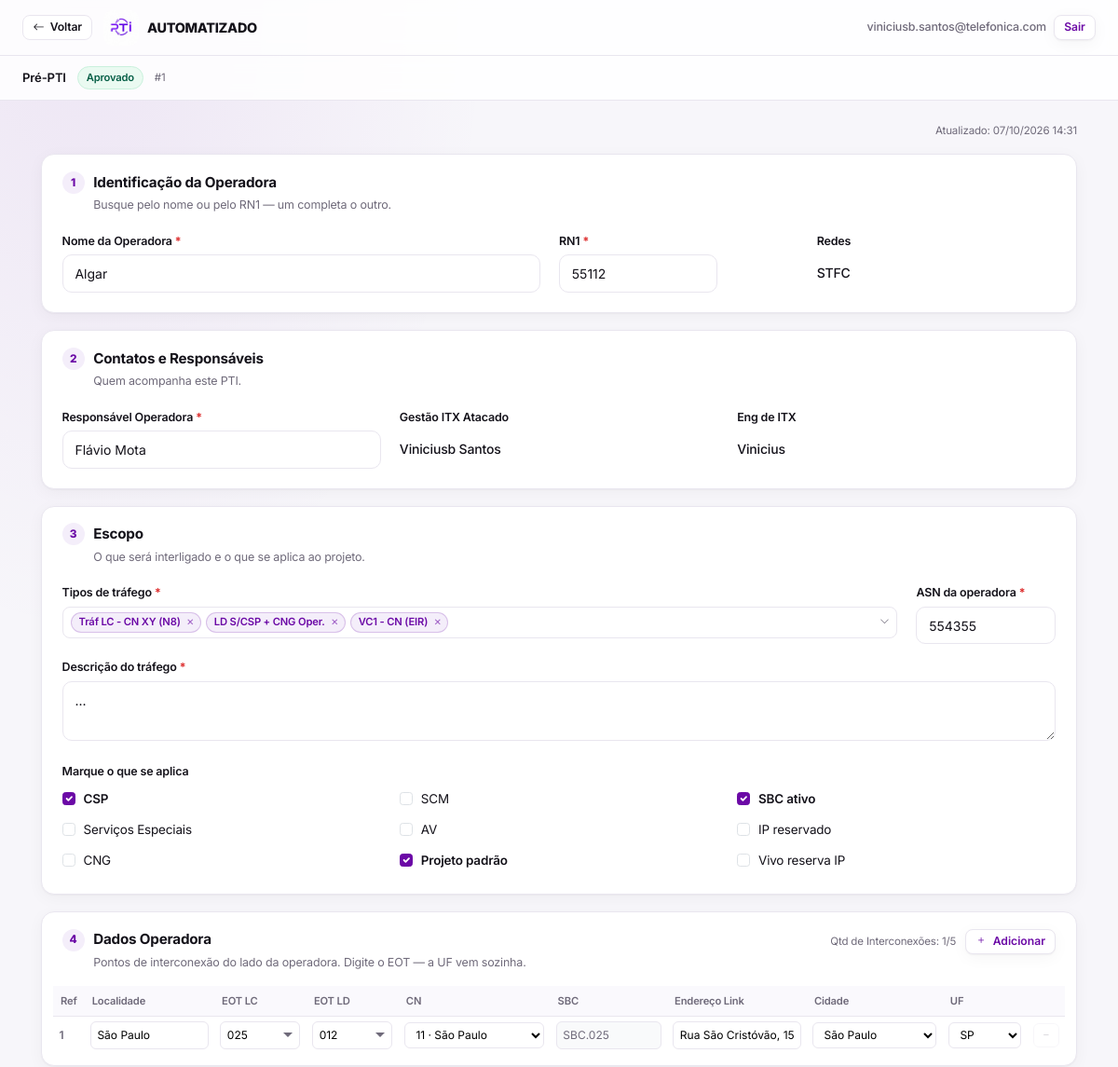
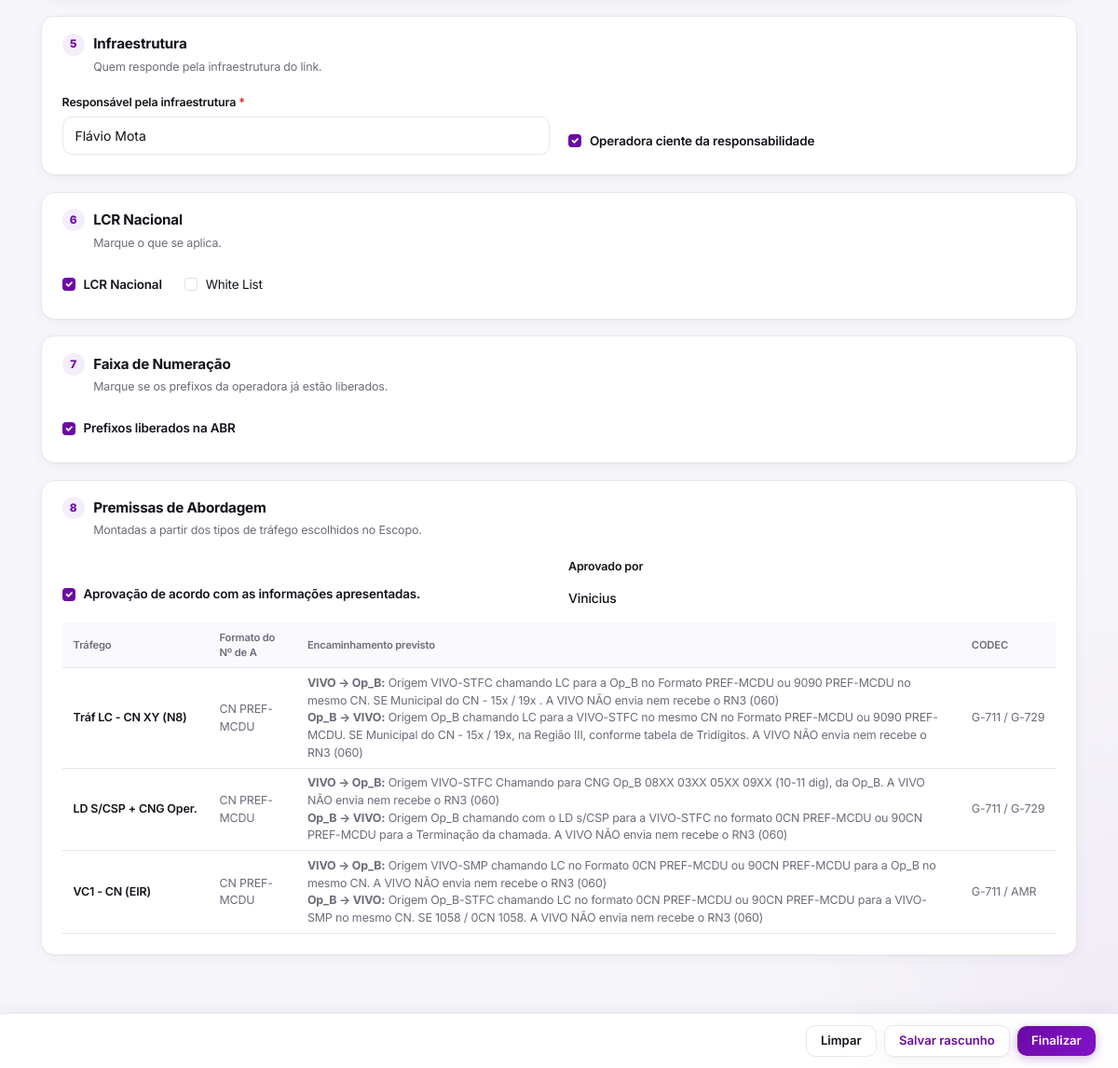
Page /atacado_formularios/1 (signed in) on the committed database (2 pictures, top to bottom).
### tables this page shows
CREATE TABLE atacado_forms (
        id INTEGER PRIMARY KEY AUTOINCREMENT,
        owner_id INTEGER NOT NULL,
        status TEXT DEFAULT 'rascunho',
        nome_operadora TEXT, rn1 TEXT,
        csp INTEGER DEFAULT 0, servicos_especiais INTEGER DEFAULT 0,
        cng INTEGER DEFAULT 0, atendimento TEXT, redes TEXT,
        qual TEXT, tmr TEXT,
        responsavel_operadora TEXT, responsavel_vivo TEXT,
        sbc_ativo INTEGER DEFAULT 0, ip_reservado INTEGER DEFAULT 0,
        vivo_reserva INTEGER DEFAULT 0, asn TEXT,
        escopo_text TEXT, escopo_flags_json TEXT, dados_vivo_json TEXT,
        dados_operadora_json TEXT,
        operadora_ciente INTEGER DEFAULT 0, responsavel_infra TEXT,
        lcr_nacional INTEGER DEFAULT 0, white_list INTEGER DEFAULT 0,
        prefixos_liberados_abr INTEGER DEFAULT 0,
        premissas_ok INTEGER DEFAULT 0, aprovado_por TEXT,
        engenharia_params_json TEXT,
        responsavel_atacado TEXT, responsavel_engenharia TEXT,
        created_at TIMESTAMP DEFAULT CURRENT_TIMESTAMP,
        updated_at TIMESTAMP DEFAULT CURRENT_TIMESTAMP, version INTEGER NOT NULL DEFAULT 1, parent_id INTEGER DEFAULT NULL, scm INTEGER DEFAULT 0, av INTEGER DEFAULT 0, trafego_metricas_json TEXT, operadora_params_json TEXT, operadora_params_em TEXT, projeto_padrao INTEGER DEFAULT 0,
        FOREIGN KEY(owner_id) REFERENCES users(id)
    );

### routes/atacado.py (the view)
@bp.get("/<int:form_id>")
@login_required
@role_required("atacado")
def form_edit(form_id: int):
    form = _get_own_form(get_db(), form_id)
    return render_template("formulario_atacado.html", form=form)

### templates/formulario_atacado.html (shortened to what this page needs)
{% extends "base.html" %}
{% set engineer_mode = (session.get('role') == 'engenharia') %}
{% set is_edit = form is not none %}
{% set st = ((form.status if form else 'rascunho') or 'rascunho')|lower %}
{% block content %}
{% set plain_bg = true %}
{% set ns = namespace(n=0) %}
{% macro sec_head(n, title, desc='') %}
  <div>
    <h2 class="sec-title"><span class="sec-num">{{ n }}</span>{{ title }}</h2>
    {% if desc %}<p class="sec-desc">{{ desc }}</p>{% endif %}
  </div>
{% endmacro %}
<div class="form-nav">
  <div style="display:flex;align-items:center;gap:.75rem">
    <span style="font-size:.82rem;font-weight:600">Pré-PTI</span>
    {% if is_edit %}
      <span class="badge-s {% if st=='aprovado' %}done{% elif st=='em revisão' %}review{% elif st=='enviado' %}sent{% else %}draft{% endif %}">{{ st|capitalize }}</span>
      <span style="font-size:.72rem;color:var(--sub)">#{{ form.id }}</span>
    {% endif %}
  </div>
</div>
<div class="form-main">
  <form
    id="formTecnico" method="post"
    action="{% if form and not engineer_mode %}{{ url_for('atacado.form_update', form_id=form.id) }}{% elif form and engineer_mode %}{{ url_for('engenharia.form_view', form_id=form.id) }}{% else %}{{ url_for('atacado.form_create') }}{% endif %}"
    novalidate
    data-form-id="{{ form.id if form else 'new' }}"
    data-vivo-json="{{ form.dados_vivo_json if form else '[]' }}"
    data-operadora-json="{{ form.dados_operadora_json if form else '[]' }}"
    data-engenharia-json="{{ form.engenharia_params_json if form else '{}' }}"
    data-escopo-flags="{{ (form.escopo_flags_json if form and form.escopo_flags_json else '[]') }}"
    class="{{ 'ro' if engineer_mode else '' }}"
  >
    {% if is_edit %}
    <p style="font-size:.72rem;color:var(--sub);margin:0 0 1rem;text-align:right">
      Atualizado: {{ (form.updated_at or form.created_at or '')|date_br }}
    </p>
    {% endif %}
    <div class="sec">
      <div class="sec-header">{% set ns.n = ns.n + 1 %}{{ sec_head(ns.n, 'Identificação da Operadora', 'Busque pelo nome ou pelo RN1 — um completa o outro.') }}</div>
      <div class="sec-body">
        <div class="field-grid col-id">
          <div class="cbx">
            <label class="v-label req" for="nome_operadora">Nome da Operadora</label>
            <input class="v-input" type="text" id="nome_operadora" name="nome_operadora"
                   value="{{ form.nome_operadora if form else '' }}" required
                   autocomplete="off" spellcheck="false">
          </div>
          <div class="cbx">
            <label class="v-label req" for="rn1">RN1</label>
            <input class="v-input w-compact" type="text" id="rn1" name="rn1"
                   value="{{ form.rn1 if form else '' }}" required
                   inputmode="numeric" maxlength="5" pattern="\d{1,5}"
                   autocomplete="off" spellcheck="false">
          </div>
            {% set atend = (form.atendimento if form else '') %}
          <div>
            <span class="v-label">Redes</span>
            <div class="ro-value" id="redesTxt">
            </div>
          </div>
        </div>
      </div>
    </div>
    <div class="sec">
      <div class="sec-header">{% set ns.n = ns.n + 1 %}{{ sec_head(ns.n, 'Contatos e Responsáveis', 'Quem acompanha este PTI.') }}</div>
      <div class="sec-body">
        <div class="field-grid col3">
          <div>
            <label class="v-label req" for="responsavel_operadora">Responsável Operadora</label>
            <input class="v-input" type="text" id="responsavel_operadora" name="responsavel_operadora"
                   value="{{ form.responsavel_operadora if form else '' }}" required>
          </div>
          {% set gestao = form.responsavel_atacado if form and form.responsavel_atacado else CURRENT_USER_NAME %}
          <div>
            <span class="v-label">Gestão ITX Atacado</span>
            <div class="ro-value">{{ gestao }}</div>
          </div>
          <div>
            <span class="v-label">Eng de ITX</span>
            <div class="ro-value">{{ ENG_ITX_NAME }}</div>
          </div>
        </div>
      </div>
    </div>
    <div class="sec">
      <div class="sec-header">{% set ns.n = ns.n + 1 %}{{ sec_head(ns.n, 'Escopo', 'O que será interligado e o que se aplica ao projeto.') }}</div>
      <div class="sec-body">
        <div class="esc-top">
          <div>
            <label class="v-label req" for="trafegoControl">Tipos de tráfego</label>
            <div class="ms" id="trafegoMulti">
              <div class="ms-control" id="trafegoControl" tabindex="0" role="button"
                   aria-haspopup="listbox" aria-expanded="false">
                <span class="ms-caret"><i class="bi bi-chevron-down"></i></span>
              </div>
            </div>
          </div>
          <div>
            <label class="v-label req" for="asn">ASN da operadora</label>
            <input class="v-input" type="text" id="asn" name="asn"
                   value="{{ form.asn if form else '' }}" required
                   inputmode="numeric" minlength="5" maxlength="6" pattern="\d{5,6}">
          </div>
        </div>
        <div style="margin-top:1rem">
          <label class="v-label req" for="escopo_texto">Descrição do tráfego</label>
          <textarea class="v-input" id="escopo_texto" name="escopo_text" rows="2" required
                    style="min-height:64px">{{ form.escopo_text if form else '' }}</textarea>
        </div>
        <div class="esc-checks">
          <span class="v-label">Marque o que se aplica</span>
          <div class="check-grid">
            <label class="chip-label" for="csp">
              <input type="checkbox" id="csp" name="csp" class="form-check-input" {% if form and form.csp %}checked{% endif %}> CSP
            </label>
            <label class="chip-label" for="servicos_especiais">
              <input type="checkbox" id="servicos_especiais" name="servicos_especiais" class="form-check-input" {% if form and form.servicos_especiais %}checked{% endif %}> Serviços Especiais
            </label>
            <label class="chip-label" for="cng">
              <input type="checkbox" id="cng" name="cng" class="form-check-input" {% if form and form.cng %}checked{% endif %}> CNG
            </label>
            <label class="chip-label" id="lbl_scm" for="scm">
              <input type="checkbox" id="scm" name="scm" class="form-check-input sip-flag" {% if form and form.scm %}checked{% endif %}> SCM
            </label>
            <label class="chip-label" id="lbl_av" for="av">
              <input type="checkbox" id="av" name="av" class="form-check-input sip-flag" {% if form and form.av %}checked{% endif %}> AV
            </label>
            <label class="chip-label" for="projeto_padrao">
              <input type="checkbox" id="projeto_padrao" name="projeto_padrao" class="form-check-input" {% if form and form.projeto_padrao %}checked{% endif %}> Projeto padrão
            </label>
            <label class="chip-label" for="sbc_ativo">
              <input type="checkbox" id="sbc_ativo" name="sbc_ativo" class="form-check-input" {% if form and form.sbc_ativo %}checked{% endif %}> SBC ativo
            </label>
            <label class="chip-label" for="ip_reservado">
              <input type="checkbox" id="ip_reservado" name="ip_reservado" class="form-check-input" {% if form and form.ip_reservado %}checked{% endif %}> IP reservado
            </label>
            <label class="chip-label" for="vivo_reserva">
              <input type="checkbox" id="vivo_reserva" name="vivo_reserva" class="form-check-input" {% if form and form.vivo_reserva %}checked{% endif %}> Vivo reserva IP
            </label>
          </div>
        </div>
      </div>
    </div>
    <div class="sec">
      <div class="sec-header">
        {% set ns.n = ns.n + 1 %}{{ sec_head(ns.n, 'Dados Operadora', 'Pontos de interconexão do lado da operadora. Digite o EOT — a UF vem sozinha.' if not engineer_mode else 'Pontos de interconexão do lado da operadora. Preencha a Mask de cada linha.') }}
        {% if not engineer_mode %}
        <div class="sec-actions">
          <span class="cap-badge">Qtd de Interconexões: <span id="opCount">0</span>/{{ MAX_TABLE_ROWS }}</span>
          <button type="button" class="btn-o btn-sm" id="addRowOperadora" title="Adicionar interconexão"><i class="bi bi-plus"></i> Adicionar</button>
        </div>
        {% endif %}
      </div>
      <div class="sec-body" style="padding:.75rem">
        <div class="data-sec">
          <table id="tableOperadora">
            <thead><tr>
              <th>Ref</th><th>Localidade</th><th>EOT LC</th><th>EOT LD</th>
              <th>CN</th><th>SBC</th><th class="fx-col">Faixa IP</th><th class="mask-col">Mask</th><th class="idop-col">ID OPERADORA</th>
              <th>Endereço Link</th><th>Cidade</th><th>UF</th><th class="hide-col">Lat.</th><th class="hide-col">Long.</th>
              {% if not engineer_mode %}<th></th>{% endif %}
            </tr></thead>
            <tbody></tbody>
          </table>
        </div>
      </div>
    </div>
    <div class="sec">
      <div class="sec-header">{% set ns.n = ns.n + 1 %}{{ sec_head(ns.n, 'Infraestrutura', 'Quem responde pela infraestrutura do link.') }}</div>
      <div class="sec-body">
        <div class="field-grid col2">
          <div>
            <label class="v-label req" for="responsavel_infra">Responsável pela infraestrutura</label>
            <input class="v-input" type="text" id="responsavel_infra" name="responsavel_infra"
                   value="{{ form.responsavel_infra if form else '' }}" required>
          </div>
          <div style="align-self:end">
            <label class="chip-label" for="operadora_ciente">
              <input type="checkbox" id="operadora_ciente" name="operadora_ciente" class="form-check-input"
                     {% if form and form.operadora_ciente %}checked{% endif %}>
              Operadora ciente da responsabilidade
            </label>
          </div>
        </div>
      </div>
    </div>
    <div class="sec">
      <div class="sec-header">{% set ns.n = ns.n + 1 %}{{ sec_head(ns.n, 'LCR Nacional', 'Marque o que se aplica.') }}</div>
      <div class="sec-body">
        <div class="chips-row">
          <label class="chip-label" for="lcr_nacional">
            <input type="checkbox" id="lcr_nacional" name="lcr_nacional" class="form-check-input"
                   {% if form and form.lcr_nacional %}checked{% endif %}> LCR Nacional
          </label>
          <label class="chip-label" for="white_list">
            <input type="checkbox" id="white_list" name="white_list" class="form-check-input"
                   {% if form and form.white_list %}checked{% endif %}> White List
          </label>
        </div>
      </div>
    </div>
    <div class="sec">
      <div class="sec-header">{% set ns.n = ns.n + 1 %}{{ sec_head(ns.n, 'Faixa de Numeração', 'Marque se os prefixos da operadora já estão liberados.') }}</div>
      <div class="sec-body">
        <label class="chip-label" for="prefixos_liberados_abr">
          <input type="checkbox" id="prefixos_liberados_abr" name="prefixos_liberados_abr" class="form-check-input"
                 {% if form and form.prefixos_liberados_abr %}checked{% endif %}> Prefixos liberados na ABR
        </label>
      </div>
    </div>
    <div class="sec">
      <div class="sec-header">{% set ns.n = ns.n + 1 %}{{ sec_head(ns.n, 'Premissas de Abordagem', 'Montadas a partir dos tipos de tráfego escolhidos no Escopo.') }}</div>
      <div class="sec-body">
        <div class="field-grid col2" style="margin-bottom:1rem">
          <div style="align-self:end">
            <label class="chip-label" for="premissas_ok">
              <input type="checkbox" id="premissas_ok" name="premissas_ok" class="form-check-input"
                     {% if form and form.premissas_ok %}checked{% endif %}>
              Aprovação de acordo com as informações apresentadas.
            </label>
          </div>
          <div>
            <span class="v-label">Aprovado por</span>
            <div class="ro-value">{{ ENG_ITX_NAME }}</div>
          </div>
        </div>
        <div style="overflow-x:auto">
          <table style="width:100%;border-collapse:collapse;font-size:.78rem" id="premissasTable">
            <thead><tr style="background:#faf9fd;border-bottom:1px solid var(--bdr)">
              <th style="padding:.45rem .75rem;font-weight:600;font-size:.7rem;color:var(--sub)">Tráfego</th>
              <th style="padding:.45rem .75rem;font-weight:600;font-size:.7rem;color:var(--sub)">Formato do Nº de A</th>
              <th style="padding:.45rem .75rem;font-weight:600;font-size:.7rem;color:var(--sub)">Encaminhamento previsto</th>
              <th style="padding:.45rem .75rem;font-weight:600;font-size:.7rem;color:var(--sub)">CODEC</th>
            </tr></thead>
            <tbody>
              {% for t in TRAFFIC_TYPES %}
              <tr style="border-bottom:1px solid var(--bdr)" data-flag="{{ t.tipo }}">
                <td style="padding:.4rem .75rem;font-weight:600;white-space:nowrap">{{ t.tipo }}</td>
                <td style="padding:.4rem .75rem;color:var(--sub);white-space:pre-line">{{ t.formato_no_a }}</td>
                <td style="padding:.4rem .75rem;color:var(--sub)">
                  <strong>VIVO&nbsp;&rarr;&nbsp;Op_B:</strong> {{ t.enc_ab }}<br>
                  <strong>Op_B&nbsp;&rarr;&nbsp;VIVO:</strong> {{ t.enc_ba }}
                </td>
                <td style="padding:.4rem .75rem;color:var(--sub);white-space:nowrap">{{ t.codec }}</td>
              </tr>
              {% endfor %}
            </tbody>
          </table>
        </div>
      </div>
    </div>
  </form>
</div>
<div class="action-bar">
  {% if engineer_mode %}
    <a href="{{ url_for('engenharia.form_list') }}" class="btn-g">Cancelar</a>
    <button type="button" id="btnSaveEng" onclick="document.getElementById('formTecnico').requestSubmit()" class="btn-p">
      <span class="spinner-border spinner-border-sm d-none me-1" id="spin"></span> Salvar validação
    </button>
  {% else %}
    <button type="button" class="btn-g" id="resetForm">Limpar</button>
    <button type="button" id="btnSave" class="btn-o" onclick="saveDraft()">
       Salvar rascunho
    </button>
    <button type="button" id="btnFinish" class="btn-p" onclick="finalizeSubmit()">
       Finalizar
    </button>
  {% endif %}
</div>
{% endblock %}

### rows in the picture
atacado_forms: status "Aprovado", id "1", updated_at "07/10/2026 14:31", nome_operadora "Algar", rn1 "55112", responsavel_operadora "Flávio Mota", responsavel_atacado "Viniciusb Santos", asn "554355", escopo_text "...", csp "☑", projeto_padrao "☑", sbc_ativo "☑", responsavel_infra "Flávio Mota", operadora_ciente "☑", lcr_nacional "☑", prefixos_liberados_abr "☑", premissas_ok "☑"

### other values in the picture
{{ session.get('email') }} "viniciusb.santos@telefonica.com"
{{ n }} "1 2 3 4 5 6 7 8"
{{ title }} "Identificação da Operadora Contatos e Responsáveis Escopo Dados Operadora Infraestrutura LCR Nacional Faixa de Numeração Premissas de Abordagem"
{{ ENG_ITX_NAME }} "Vinicius"
{{ MAX_TABLE_ROWS }} "5"
{{ t.tipo }} "Tráf LC - CN XY (N8)" "LD S/CSP + CNG Oper." "VC1 - CN (EIR)"
{{ t.formato_no_a }} "CN PREF-MCDU" "CN PREF-MCDU" "CN PREF-MCDU"
{{ t.enc_ab }} "Origem VIVO-STFC chamando LC para a Op_B no Formato PREF-MCDU ou 9090 PREF-MCDU no mesmo CN. SE Municipal do CN - 15x / 19x . A VIVO NÃO envia nem recebe o RN3 (060)" "Origem VIVO-STFC Chamando para CNG Op_B 08XX 03XX 05XX 09XX (10-11 dig), da Op_B. A VIVO NÃO envia nem recebe o RN3 (060)" "Origem VIVO-SMP chamando LC no Formato 0CN PREF-MCDU ou 90CN PREF-MCDU para a Op_B no mesmo CN. A VIVO NÃO envia nem recebe o RN3 (060)"
{{ t.codec }} "G-711 / G-729" "G-711 / G-729" "G-711 / AMR"
{{ t.enc_ba }} "Origem Op_B chamando com o LD s/CSP para a VIVO-STFC no formato 0CN PREF-MCDU ou 90CN PREF-MCDU para a Terminação da chamada. A VIVO NÃO envia nem recebe o RN3 (060)" "Origem Op_B-STFC chamando LC no formato 0CN PREF-MCDU ou 90CN PREF-MCDU para a VIVO-SMP no mesmo CN. SE 1058 / 0CN 1058. A VIVO NÃO envia nem recebe o RN3 (060)"
